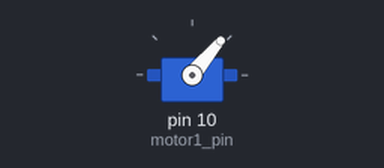
This sketch was run on a simulated Arduino Uno, built with avr-gcc and run on an emulated ATmega328P. Shown: servo.

Above: at 0.05 s.
At 1.9 s:
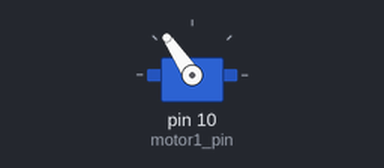
At 3.9 s:
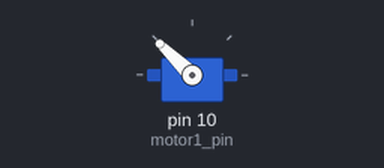
At 7.75 s:
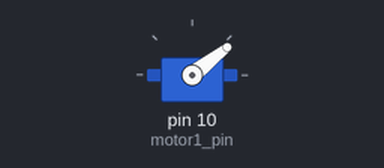
Timing chart, 0 to 10.4 s (numbered marks = the images above):
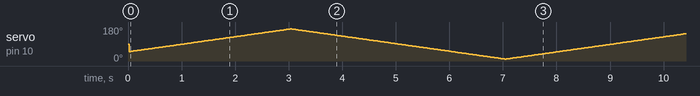

The sketch:

06_Better_timing.ino
```cpp
#include <Servo.h>
#include <FastLED.h>

// Create Servp object
Servo motor1;
const int motor1_pin = 10;

void setup(){
	motor1.attach(motor1_pin);
}

// Variables to save current positions and step sizes
int motor1_step = 1;
int motor1_pos = 50;

void loop(){
	EVERY_N_MILLIS(25){
		motor1.write(motor1_pos);

		// If we reach the end, invert the direction of travel
		if((motor1_pos >= 170)||(motor1_pos <= 10)){
			motor1_step = -motor1_step;
		}

		// Every 25ms we increase the motor pos by the size of the step defined above
		motor1_pos = motor1_pos + motor1_step;
	}
}
```
